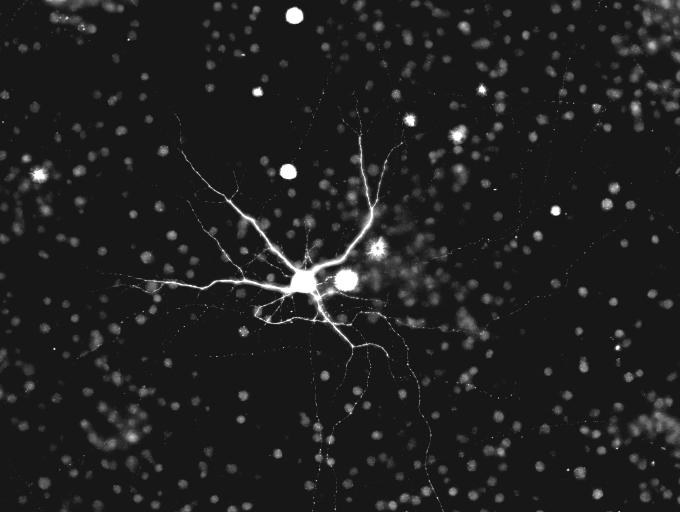
#> input picture data/MAX_Plate1-0N4R-A152T_01_20210812.vsi - RFP, GFP, DAPI - C=0.tif, 1360 x 1024 px (shown at 1/2 size); its folder holds only this picture in this run
$ python neuron.py
#> lines starting #> are read from the running program, lines starting #| are printed output that depends on the picture; after the words box and inside, x2 and y2 are one past the last pixel; in counts of white or black regions, pixels touching at a corner belong together
# Current Best Script with the centralized node in soma + Sholl Analysis
from __future__ import annotations

import warnings
warnings.filterwarnings("ignore")

from dataclasses import dataclass, asdict, field
from pathlib import Path
from typing import Any, Dict, List, Optional, Tuple

import numpy as np
import pandas as pd
import tifffile
from scipy import ndimage as ndi
from skimage import exposure, filters, io, measure, morphology, restoration, util
from skimage.color import rgb2gray
from skimage.draw import disk
from skimage.graph import route_through_array
from skimage.measure import label, regionprops
from skimage.morphology import remove_small_holes, remove_small_objects

# skan provides richer branch metrics
try:
    from skan import Skeleton, summarize
    SKAN_AVAILABLE = True
except Exception:
    SKAN_AVAILABLE = False


@dataclass
class PipelineConfig:
    mode: str = "single_neuron"          # single_neuron | spine | cilia | network
    channel: Optional[int] = None        # fluorescence channel (none = grayscale)
    z_project: str = "max"
    gaussian_sigma: float = 0.0          # pre-threshold smoothing (0 = disabled)
    median_radius: int = 0
    threshold_method: str = "auto"       # auto | otsu | local
    local_block_size: int = 51
    min_object_size: int = 64            # discard small artifacts
    hole_area_threshold: int = 64
    background_disk_radius: int = 0
    center_weight: float = 1.0
    area_weight: float = 0.25
    prune_short_branches_px: float = 10.0
    cilia_min_eccentricity: float = 0.85
    cilia_min_area: int = 30
    network_use_frangi: bool = True
    save_intermediates: bool = True
    soma_fill_disk: int = 5
    soma_detect_disk: int = 20
    # Sholl analysis parameters
    sholl_step_px: float = 5.0           # radial step between concentric rings (pixels)
    sholl_start_px: float = 0.0          # inner radius offset from soma center (0 = soma edge)
    sholl_pixel_size_um: float = 1.0     # µm per pixel (for reporting radii in µm)
                                         # value is 1.9 for 20x images and 3.9 for 40x on imaging microscope


# Pipeline
class MorphologyPipeline:
    def __init__(self, config: PipelineConfig):
        self.config = config

    # Run per image
    def run(self, image_path: str | Path, output_dir: str | Path) -> Dict[str, Any]:
        image_path = Path(image_path)
        output_dir = Path(output_dir)
        output_dir.mkdir(parents=True, exist_ok=True)

        image = self.load_image(image_path)
        gray = self.select_channel_and_project(image)
        pre = self.preprocess(gray)
        mask = self.segment(pre)
        skeleton = morphology.skeletonize(mask > 0)

        soma_root: Optional[Tuple[int, int]] = None
        sholl_df = pd.DataFrame()
        sholl_metrics: Dict[str, Any] = {}

        # isolate central neuron and re-root skeleton
        if self.config.mode in {"single_neuron", "spine"}:
            mask = self.keep_central_structure(mask)
            skeleton = morphology.skeletonize(mask)
            skeleton, soma_root = self.force_soma_root(skeleton, mask)
            if self.config.save_intermediates:
                self.debug_soma_region(mask, output_dir, image_path.stem)

            # Sholl Analysis
            soma_center = self._find_soma_center(skeleton)
            if soma_center is not None:
                sholl_df = self.compute_sholl(skeleton, soma_center)
                sholl_metrics = self._sholl_summary_stats(sholl_df)
                sholl_metrics["soma_center_row"] = int(soma_center[0])
                sholl_metrics["soma_center_col"] = int(soma_center[1])

        elif self.config.mode == "cilia":
            mask = self.filter_cilia_objects(mask)
            skeleton = morphology.skeletonize(mask)
        elif self.config.mode == "network":
            skeleton = morphology.skeletonize(mask)

        # remove spines below length threshold
        branch_df = self.extract_branch_table(skeleton)
        if not branch_df.empty and self.config.mode in {"single_neuron", "spine"}:
            branch_df = branch_df[
                branch_df["branch_length_px"] >= self.config.prune_short_branches_px
            ].copy()

        summary = self.compute_summary(mask, skeleton, branch_df)
        summary.update(sholl_metrics)

        self.save_results(
            output_dir=output_dir,
            image_name=image_path.stem,
            gray=gray,
            pre=pre,
            mask=mask,
            skeleton=skeleton,
            branch_df=branch_df,
            sholl_df=sholl_df,
            summary=summary,
        )

        return {
            "summary": summary,
            "branch_table": branch_df,
            "sholl_table": sholl_df,
            "config": asdict(self.config),
        }

    # Input
    def load_image(self, path: str | Path) -> np.ndarray:
        path = Path(path)
        suffix = path.suffix.lower()
        if suffix in {".tif", ".tiff"}:
            image = tifffile.imread(path)
#> image is the input picture: shape (1024, 1360) uint16; min 6004, max 65535, mean 8437
        else:
            image = io.imread(path)
        return np.asarray(image)

    def select_channel_and_project(self, image: np.ndarray) -> np.ndarray:
        arr = np.asarray(image)

        # For 4D Imaging: (Z, Y, X, C) or (C, Z, Y, X)
        if arr.ndim == 4:
            if arr.shape[-1] in (3, 4):
                if self.config.channel is not None:
                    arr = arr[..., self.config.channel]
                arr = arr.mean(axis=0) if self.config.z_project == "mean" else arr.max(axis=0)
            else:
                if self.config.channel is not None and self.config.channel < arr.shape[0]:
                    arr = arr[self.config.channel]
                arr = arr.mean(axis=0) if self.config.z_project == "mean" else arr.max(axis=0)

        # For 3D Imaging: RBG or z-stack without a channel
        elif arr.ndim == 3:
            if arr.shape[-1] in (3, 4):
                if self.config.channel is None:
                    arr = rgb2gray(arr)
                else:
                    arr = arr[..., self.config.channel]
            else:
                arr = arr.mean(axis=0) if self.config.z_project == "mean" else arr.max(axis=0)

        arr = util.img_as_float(arr)
        arr = np.nan_to_num(arr, copy=False)
        return arr

    # Preprocessing
    def preprocess(self, gray: np.ndarray) -> np.ndarray:
        img = gray.copy()

        if self.config.median_radius > 0:
            img = filters.median(img, morphology.disk(self.config.median_radius))

        if self.config.gaussian_sigma > 0:
            img = filters.gaussian(img, sigma=self.config.gaussian_sigma, preserve_range=True)

        if self.config.background_disk_radius > 0:
            img = self._soma_aware_background_subtract(img)

        if self.config.mode == "network" and self.config.network_use_frangi:
            img = filters.frangi(img)

        # Finds lower 1% and higher 2% of pixel brightness and scale to [0, 1]
        p_low, p_high = np.percentile(img, (1, 98))
        img = np.clip(img, p_low, p_high)
        img = exposure.rescale_intensity(img, out_range=(0, 1))

        return img

    def _soma_aware_background_subtract(self, img: np.ndarray) -> np.ndarray:
        sigma = self.config.background_disk_radius * 2

        soma_thresh = np.percentile(img, 99.9)
#> soma_thresh = 1
        soma_mask = img > soma_thresh
#> soma_mask: shape (1024, 1360) bool; every value is 0
        soma_mask = morphology.remove_small_objects(soma_mask, min_size=self.config.min_object_size)
        soma_mask = morphology.binary_closing(soma_mask, morphology.disk(3))

        halo_mask = morphology.binary_dilation(
            soma_mask,
            morphology.disk(self.config.background_disk_radius)
        )

        # Paint in bright soma region with the median background
        inpainted = img.copy()
        inpainted[halo_mask] = np.median(img[~halo_mask])
        inpainted = filters.gaussian(inpainted, sigma=sigma)

        background = filters.gaussian(
            np.where(halo_mask, inpainted, img),
            sigma=sigma
        )

        return np.clip(img - background, 0, None)
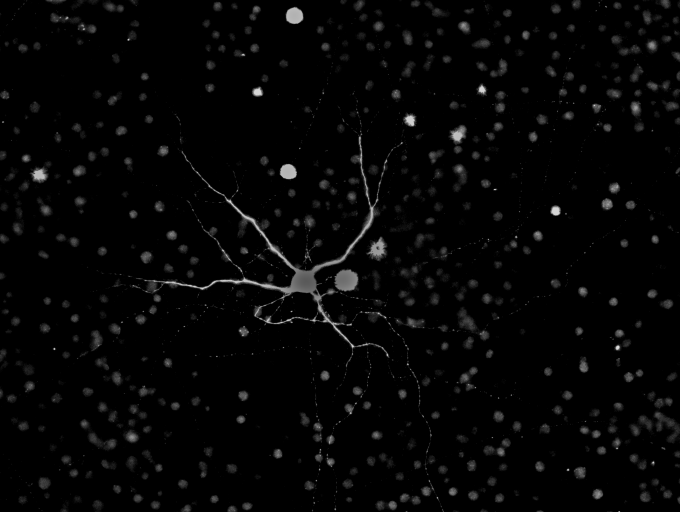
#> returned value: shape (1024, 1360) float64 (shown at 1/2 size); min 0, max 0.874, mean 0.0228
#> in preprocess, `p_low, p_high = np.percentile(img, (1, 98))`: p_low = 0; p_high = 0.29
#> in preprocess, `img = np.clip(img, p_low, p_high)`:
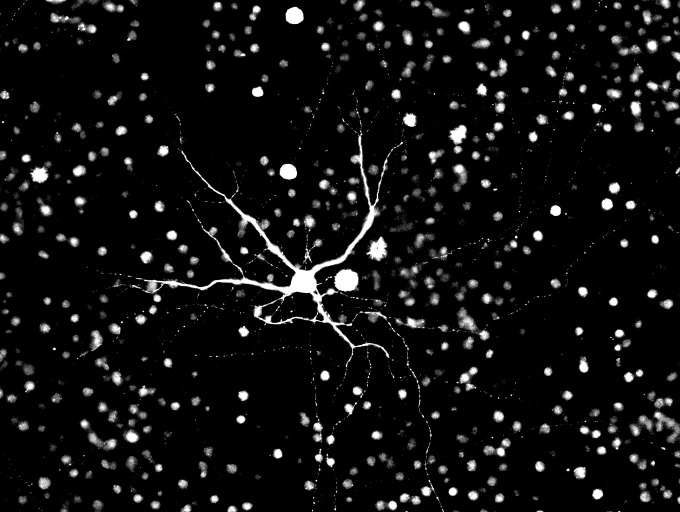
#> img: shape (1024, 1360) float64 (shown at 1/2 size); min 0, max 0.29, mean 0.0194; drawn with min black and max white

    # Segmentation
    def segment(self, img: np.ndarray) -> np.ndarray:
        method = self.config.threshold_method
        if method == "auto":
            method = "local" if self.config.mode in {"cilia", "network", "spine"} else "otsu"

        if method == "otsu":
            thresh = filters.threshold_otsu(img)
            mask = img > thresh
        elif method == "local":
            block_size = self._ensure_odd(self.config.local_block_size)
            local_thresh = filters.threshold_local(img, block_size=block_size)
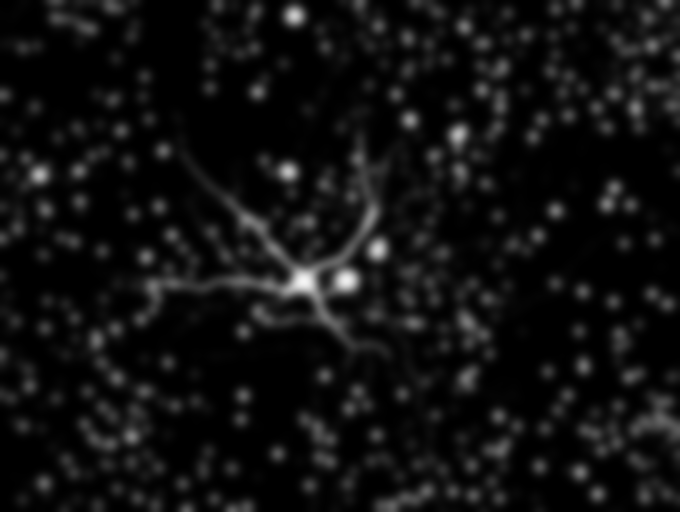
#> local_thresh: shape (1024, 1360) float64 (shown at 1/2 size); min 0, max 0.962, mean 0.0668
            mask = img > local_thresh
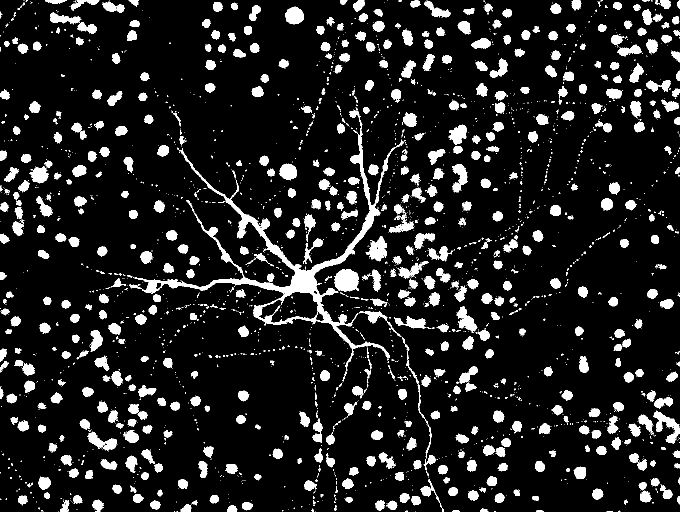
#> mask: shape (1024, 1360) bool (shown at 1/2 size); 11.9% white; 2486 white regions (1871 under 20 px), largest, box (x1, y1, x2, y2) and area: (269, 219, 808, 742) 18046, (668, 538, 718, 584) 1750, (1307, 821, 1360, 887) 1332
        else:
            raise ValueError(f"Unknown threshold method: {method}")

        mask = remove_small_objects(mask, min_size=self.config.min_object_size)
#> mask: shape (1024, 1360) bool; 10.5% white; 421 white regions, largest, box (x1, y1, x2, y2) and area: (269, 220, 807, 742) 17798, (668, 538, 718, 584) 1749, (1307, 821, 1360, 887) 1327
        mask = morphology.binary_opening(mask, morphology.disk(1))
#> mask: shape (1024, 1360) bool; 10.2% white; 471 white regions (19 under 20 px), largest, box (x1, y1, x2, y2) and area: (285, 260, 780, 717) 14332, (668, 538, 718, 584) 1739, (1307, 823, 1360, 887) 1282
        mask = morphology.binary_closing(mask, morphology.disk(1))
#> mask: shape (1024, 1360) bool; 10.3% white; 461 white regions (17 under 20 px), largest, box (x1, y1, x2, y2) and area: (285, 260, 780, 717) 14751, (668, 538, 718, 584) 1743, (1307, 823, 1360, 887) 1298
        return mask.astype(bool)

    def keep_central_structure(self, mask: np.ndarray) -> np.ndarray:
        labels = label(mask)
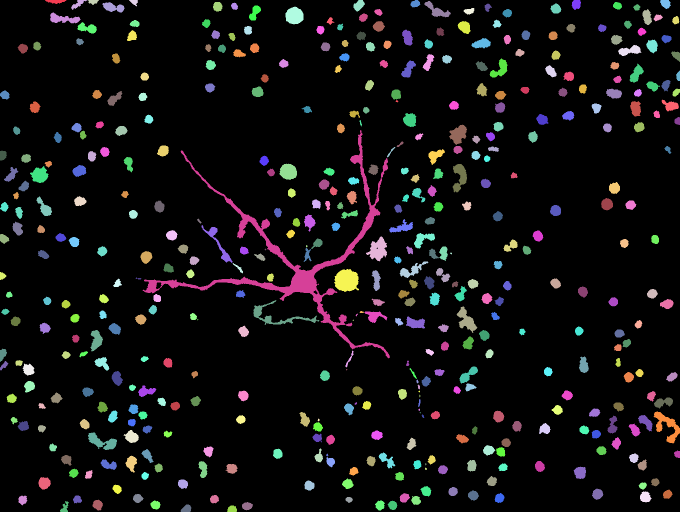
#> labels: shape (1024, 1360) int32 (shown at 1/2 size); 462 distinct labels, from 0 to 461; one colour per label, 0 black
        props = regionprops(labels)
#> props = 461 regions; largest, box (x1, y1, x2, y2) and area: (285, 260, 780, 717) 14751, (668, 538, 718, 584) 1743, (1307, 823, 1360, 887) 1298, (507, 600, 639, 650) 1223, (732, 473, 774, 523) 1185
        if not props:
            return mask

        center = np.array(mask.shape) / 2.0
        best_label = None
        best_score = -np.inf

        # Score objects and prefer larger or central objects
        for p in props:
            centroid = np.array(p.centroid)
            dist = np.linalg.norm(centroid - center)
            center_score = -dist * self.config.center_weight
            area_score = float(p.area) * self.config.area_weight
            score = center_score + area_score
            if score > best_score:
                best_score = score
                best_label = p.label
#> this loop made 461 passes
#> (centroid, dist, center_score, area_score, score, best_score) on passes 1, 2, 4, 5, 9, 18: ([2.39, 111], 763.8, -763.8, 54.5, -709.3, -709.3), ([7.87, 155.6], 727.4, -727.4, 61.5, -665.9, -665.9), ([3.95, 268], 654.1, -654.1, 31.75, -622.4, -622.4), ([10.29, 717.4], 503.1, -503.1, 84.5, -418.6, -418.6), ([20.89, 873.6], 527.9, -527.9, 165.8, -362.1, -362.1), ([31.15, 588.5], 489.5, -489.5, 248, -241.5, -241.5)
#> after the loop, best_label = 133; best_score = 3596.8

        soma_mask = (labels == best_label)
#> soma_mask: shape (1024, 1360) bool; 1.1% white; 1 white region, box (x1, y1, x2, y2) and area: (285, 260, 780, 717) 14751

        soma_core = morphology.opening(soma_mask, morphology.disk(self.config.soma_fill_disk))
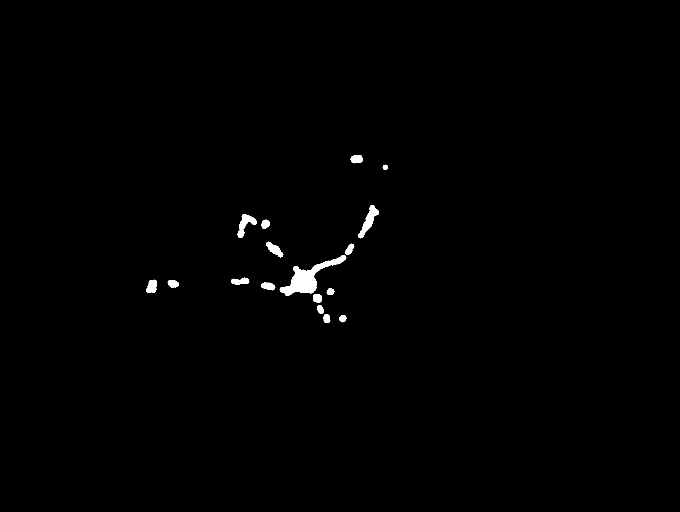
#> soma_core: shape (1024, 1360) bool (shown at 1/2 size); 0.62% white; 17 white regions
        soma_labeled = label(soma_core)
#> soma_labeled: shape (1024, 1360) int32; 18 distinct labels, from 0 to 17
        if soma_labeled.max() > 0:
            regions = regionprops(soma_labeled)
#> regions = 17 regions; largest, box (x1, y1, x2, y2) and area: (559, 510, 693, 592) 3266, (716, 410, 758, 477) 938, (475, 428, 514, 476) 750, (532, 483, 567, 515) 507, (292, 559, 314, 586) 429
            largest = max(regions, key=lambda r: r.area)
            soma_core = soma_labeled == largest.label
#> soma_core: shape (1024, 1360) bool; 0.23% white; 1 white region, box (x1, y1, x2, y2) and area: (559, 510, 693, 592) 3266
        else:
            # Retry with smaller disk size
            fallback_disk = max(self.config.soma_fill_disk // 2, 3)
            soma_core = morphology.opening(soma_mask, morphology.disk(fallback_disk))
            soma_labeled = label(soma_core)
            if soma_labeled.max() > 0:
                regions = regionprops(soma_labeled)
                largest = max(regions, key=lambda r: r.area)
                soma_core = soma_labeled == largest.label

        soma_filled = ndi.binary_fill_holes(soma_core)
        soma_mask = soma_mask | soma_filled
        return soma_mask

    def _detect_soma_core(self, mask: np.ndarray) -> np.ndarray:
        soma_core = morphology.opening(mask, morphology.disk(self.config.soma_detect_disk))
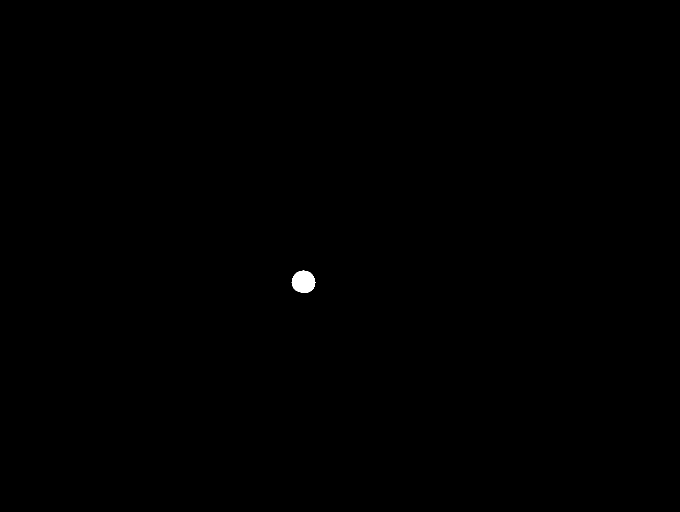
#> soma_core: shape (1024, 1360) bool (shown at 1/2 size); 0.12% white; 1 white region, box (x1, y1, x2, y2) and area: (583, 541, 631, 586) 1650
        soma_labeled = label(soma_core)
#> soma_labeled: shape (1024, 1360) int32; values 0 (black) and 1 (white), 0.12% white; 1 white region

        if soma_labeled.max() > 0:
            regions = regionprops(soma_labeled)
#> regions = 1 regions; box (x1, y1, x2, y2) and area: (583, 541, 631, 586) 1650
#> (the rest of the program and of its run is left out)
